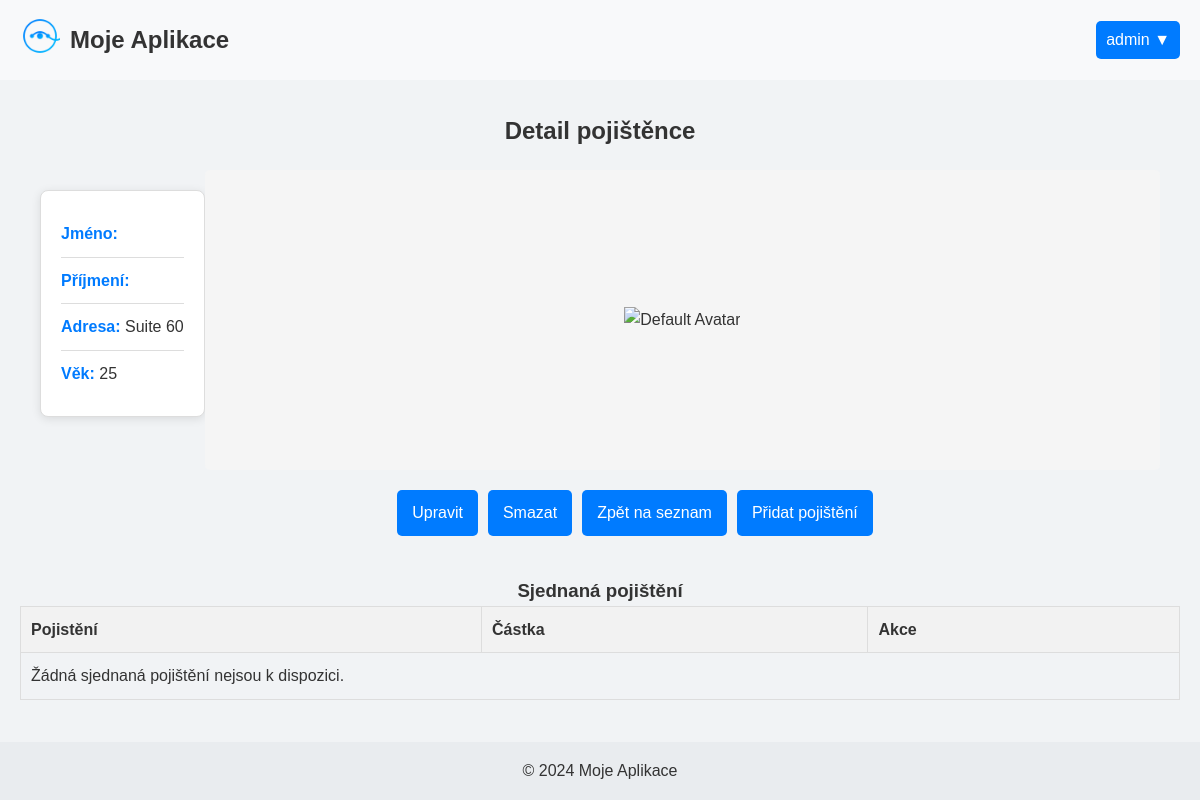
Screenshot of /pojistenci/detail/pojistenec/135/ (signed in) with the database file from the repository.
### NovyProjekt/models.py (models this page shows, shortened)
class Uzivatel(AbstractBaseUser, PermissionsMixin):
    ROLE_CHOICES = [
        ('admin', 'Admin'),
        ('agent', 'Agent'),
        ('pojistenec', 'Pojištěnec'),
    ]
    first_name = models.CharField(max_length=50)
    last_name = models.CharField(max_length=50)
    adresa = models.CharField(max_length=255, blank=True, null=True)
    vek = models.IntegerField(null=True)
    email = models.EmailField(max_length=300, unique=True)
    role = models.CharField(max_length=20, choices=ROLE_CHOICES, default='pojistenec')
    is_admin = models.BooleanField(default=False)
    is_superuser = models.BooleanField(default=False)
    is_active = models.BooleanField(default=True)
    last_login = models.DateTimeField(default=timezone.now)
    date_joined = models.DateTimeField(default=timezone.now)
    foto = models.ImageField(upload_to='images/', blank=True, null=True)
    objects = UzivatelManager()
    USERNAME_FIELD = 'email'
    REQUIRED_FIELDS = ['first_name', 'last_name']

### NovyProjekt/views.py (the view)
# urls.py: path('pojistenci/detail/pojistenec/<int:pk>/', views.detail_pojistence, name='detail_pojistence'),
@login_required
def detail_pojistence(request, pk):
    pojistenec = get_object_or_404(Uzivatel, pk=pk)
    pojisteni = pojistenec.pojisteni.all()
    return render(request, 'pojistenci/detail_pojistence.html', {
        'pojistenec': pojistenec,
        'pojisteni': pojisteni,
        'uzivatel': request.user
    })

### NovyProjekt/templates/pojistenci/detail_pojistence.html (shortened to what this page needs)
{% extends 'index.html' %}
{% load static %}
{% block extra_styles %}
    <link rel="stylesheet" href="{% static 'css/detail.css' %}">
{% endblock %}
{% block content %}
    <div class="detail-header">
        <h2 class="detail-title">Detail pojištěnce</h2>
    </div>
    <div class="container-detail">
        <div class="detail-information">
            <div class="detail-info-wrapper">
                <ul>
                    <li><strong>Jméno:</strong> {{ pojistenec.jmeno }}</li>
                    <li><strong>Příjmení:</strong> {{ pojistenec.prijmeni }}</li>
                    <li><strong>Adresa:</strong> {{ pojistenec.adresa }}</li>
                    <li><strong>Věk:</strong> {{ pojistenec.vek }}</li>
                </ul>
            </div>
        </div>
        {% if pojistenec.foto %}
                <div class="detail-fotografie">
                    <img src="{{ pojistenec.foto.url }}" alt="Avatar uživatele">
                </div>
            {% else %}
                <div class="no-fotografie">
                    <img src="/media/images/avatar.png" alt="Default Avatar">
                </div>
            {% endif %}
        <div class="detail-actions">
            <a href="{% url 'upravit_pojistence' pk=pojistenec.pk %}">Upravit</a>
            <a href="{% url 'smazat_pojistence' pk=pojistenec.pk %}">Smazat</a>
            <a href="{% url 'seznam_pojistencu' %}" class="btn-detail">Zpět na seznam</a>
            <a href="{% url 'pridat_pojisteni' pk=pojistenec.pk %}" class="btn-detail">Přidat pojištění</a>
        </div>
    </div>
        <div class="sjednana-pojisteni">
            <h3>Sjednaná pojištění</h3>
            <table>
                <thead>
                    <tr>
                        <th>Pojistění</th>
                        <th>Částka</th>
                        <th>Akce</th>
                    </tr>
                </thead>
                <tbody>
                    {% for pojisteni in pojistenec.pojisteni.all %}
                        <tr>
                            <td>{{ pojisteni.typ_pojisteni }}</td>
                            <td>{{ pojisteni.castka }}</td>
                            <td>
                                <a href="{% url 'detail_pojisteni' pk=pojisteni.pk %}">Detail</a> |
                                <a href="{% url 'upravit_pojisteni' pk=pojisteni.pk %}">Upravit</a> |
                                <a href="{% url 'smazat_pojisteni' pk=pojisteni.pk %}">Odstranit</a>
                            </td>
                        </tr>
                    {% empty %}
                        <tr>
                            <td colspan="3">Žádná sjednaná pojištění nejsou k dispozici.</td>
                        </tr>
                    {% endfor %}
                </tbody>
            </table>
        </div>
    </div>
{% endblock %}

### NovyProjekt/templates/index.html (shortened to what this page needs)
<!DOCTYPE html>
<html lang="cs">
<head>
    {% load static %}
    <link rel="stylesheet" href="{% static 'css/index.css' %}">
    {% block extra_styles %}{% endblock %}
</head>
<body>
    <header>
        <div class="container">
            <div class="header-content">
                <div class="logo">
                    <a href="{% url 'index' %}">
                        <img src="{% static 'images/image.png' %}" alt="Logo" class="logo-img">
                    </a>
                    <span>Moje Aplikace</span>
                </div>
                <div class="dropdown">
                    <button class="dropbtn">
                        {% if user.is_authenticated %}
                            {{ user.first_name }} ▼
                        {% else %}
                            Menu ▼
                        {% endif %}
                    </button>
                </div>
            </div>
        </div>
    </header>
    <main>
        <div class="container">
            {% block content %}{% endblock %}
    </main>
    <footer>
        <div class="container">
            <p>&copy; 2024 Moje Aplikace</p>
        </div>
    </footer>
</body>
</html>

### NovyProjekt/static/css/index.css (style rules this page uses)
* { margin: 0; padding: 0; box-sizing: border-box; }
body { font-family: Arial, sans-serif; line-height: 1.6; color: #333; min-height: 100vh; display: flex; flex-direction: column; }
.container { width: 100%; max-width: 1200px; margin: 0 auto; padding: 0 20px; }
header { background-color: #f8f9fa; padding: 1rem 0; }
.header-content { display: flex; justify-content: space-between; align-items: center; }
.logo { display: flex; justify-content: flex-start; align-items: center ; }
.logo img { width: 40px; height: 40px; margin-right: 10px; }
.logo span { font-size: 1.5rem; font-weight: bold; }
.dropdown { position: relative; display: inline-block; }
.dropbtn { background-color: #007bff; color: white; padding: 10px; font-size: 16px; border: none; border-radius: 5px; cursor: pointer; }
main { flex-grow: 1; padding: 2rem 0; background-color: #f1f3f5; }
footer { background-color: #e9ecef; padding: 1rem 0; text-align: center; }

### NovyProjekt/static/css/detail.css (style rules this page uses)
.container-detail { display: flex; align-items: flex-start; justify-content: center; flex-wrap: wrap; padding: 20px; margin: 0 auto; }
.detail-info-wrapper { width: 100%; display: flex; align-items: center; justify-content: center; }
.detail-information ul { list-style-type: none; padding: 0; margin: 0; }
.no-fotografie { flex: 1 0 40%; height: 300px; display: flex; align-items: center; justify-content: center; background-color: #f5f5f5; border-radius: 5px; padding: 10px; text-align: center; }
.detail-header { text-align: center; }
.detail-actions { flex: 1 0 100%; display: flex; align-items: center; justify-content: center; margin-top: 20px; padding-left: 60px; }
.detail-actions a { margin-left: 10px; padding: 10px 15px; background-color: #007bff; color: #fff; border-radius: 5px; text-decoration: none; }
.detail-information { display: flex; justify-content: center; margin: 20px auto; padding: 20px; background-color: #ffffff; border-radius: 8px; box-shadow: 0 2px 10px rgba(0, 0, 0, 0.1); border: 1px solid #ddd; }
.detail-info-wrapper { width: 100%; }
.detail-info-wrapper ul { list-style-type: none; padding: 0; margin: 0; }
.detail-info-wrapper li { padding: 10px 0; border-bottom: 1px solid #ddd; }
.detail-info-wrapper li:last-child { border-bottom: none; }
.detail-info-wrapper strong { color: #007bff; }
.sjednana-pojisteni { margin-top: 20px; width: 100%; }
.sjednana-pojisteni h3 { text-align: center; }
.sjednana-pojisteni table { width: 100%; border-collapse: collapse; }
.sjednana-pojisteni th, .sjednana-pojisteni td { border: 1px solid #ddd; padding: 10px; text-align: left; }
.sjednana-pojisteni th { background-color: #f2f2f2; }

### rows the page displays
Uzivatel: first_name "admin"
Uzivatel: adresa "Suite 60", vek "25"
